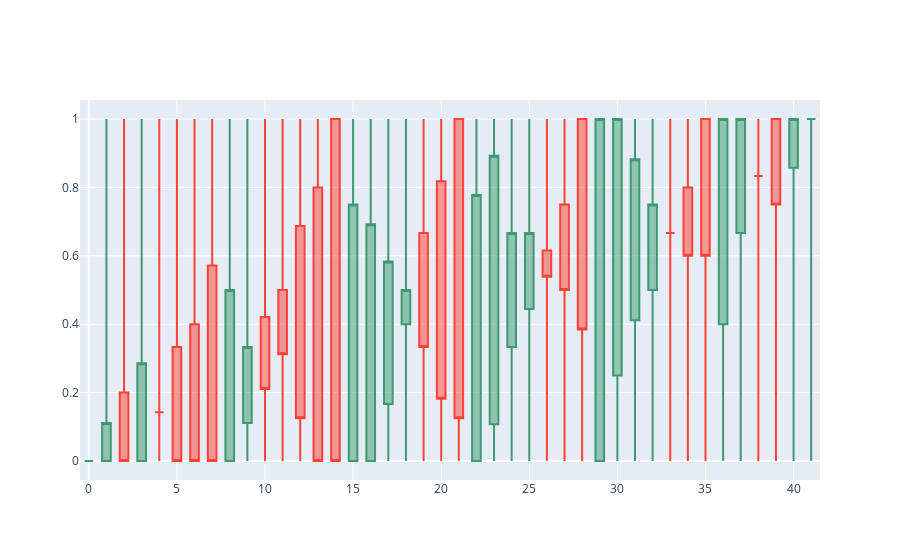

The code cell stored with this chart in its notebook:
### Code cell
plot_sample(MinMaxNorm((torch.tensor(df1.groupby('codes').sample().iloc[:,:4].values)),1))

### Figure 1 — Plotly figure (JSON) as saved in the notebook; plotly's stock layout.template omitted (floating-point values rounded to 4 significant figures)
{"data": [{"close": [0, 0.1111, 0, 0.2857, 0.1429, 0, 0, 0, 0.5, 0.3333, 0.2105, 0.3125, 0.125, 0, 0, 0.75, 0.6923, 0.5833, 0.5, 0.3333, 0.1818, 0.125, 0.7778, 0.8929, 0.6667, 0.6667, 0.5385, 0.5, 0.3846, 1, 1, 0.8824, 0.75, 0.6667, 0.6, 0.6, 1, 1, 0.8333, 0.75, 1, 1], "high": [0, 1, 1, 1, 1, 1, 1, 1, 1, 1, 1, 1, 1, 1, 1, 1, 1, 1, 1, 1, 1, 1, 1, 1, 1, 1, 1, 1, 1, 1, 1, 1, 1, 1, 1, 1, 1, 1, 1, 1, 1, 1], "low": [0, 0, 0, 0, 0, 0, 0, 0, 0, 0, 0, 0, 0, 0, 0, 0, 0, 0, 0, 0, 0, 0, 0, 0, 0, 0, 0, 0, 0, 0, 0, 0, 0, 0, 0, 0, 0, 0, 0, 0, 0, 0], "open": [0, 0, 0.2, 0, 0.1429, 0.3333, 0.4, 0.5714, 0, 0.1111, 0.4211, 0.5, 0.6875, 0.8, 1, 0, 0, 0.1667, 0.4, 0.6667, 0.8182, 1, 0, 0.1071, 0.3333, 0.4444, 0.6154, 0.75, 1, 0, 0.25, 0.4118, 0.5, 0.6667, 0.8, 1, 0.4, 0.6667, 0.8333, 1, 0.8571, 1], "type": "candlestick", "x": [0, 1, 2, 3, 4, 5, 6, 7, 8, 9, 10, 11, 12, 13, 14, 15, 16, 17, 18, 19, 20, 21, 22, 23, 24, 25, 26, 27, 28, 29, 30, 31, 32, 33, 34, 35, 36, 37, 38, 39, 40, 41]}], "layout": {"xaxis": {"rangeslider": {"visible": false}}}}
